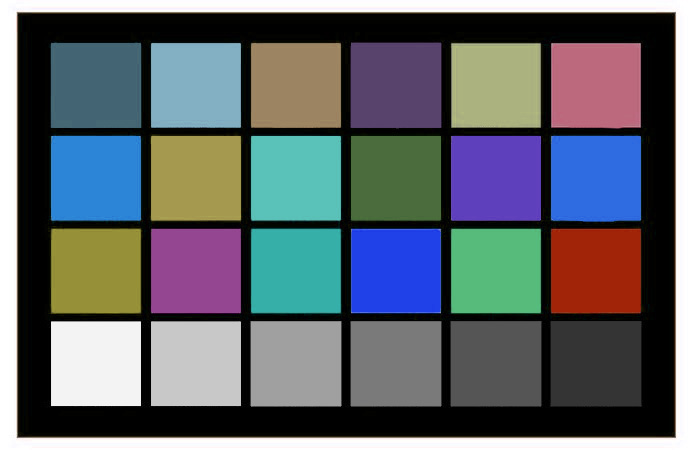
#> input picture 8 Цветокоррекция с матричным преобразованием/old/bad_color_checker.jpg, 694 x 450 px
$ jupyter execute 8-3.ipynb
#> lines starting #> are read from the running program, lines starting #| are printed output that depends on the picture; after the words box and inside, x2 and y2 are one past the last pixel; in counts of white or black regions, pixels touching at a corner belong together; long printed decimals are rounded
# Цветокоррекция с матричным преобразованием

[cell 1]
import cv2
from PIL import Image
import numpy as np
import matplotlib.pyplot as plt

[cell 2]
# Цвета колорчекера
known_rgb = np.array([
    [115, 82, 68],     # dark skin
    [194, 150, 130],   # light skin
    [98, 122, 157],    # blue sky
    [87, 108, 67],     # foliage
    [133, 128, 177],   # blue flower
    [103, 189, 170],   # bluish green
    [214, 126, 44],    # orange
    [80, 91, 166],     # purplish blue
    [193, 90, 99],     # moderate red
    [94, 60, 108],     # purple
    [157, 188, 64],    # yellow green
    [224, 163, 46],    # orange yellow
    [56, 61, 150],     # blue
    [70, 148, 73],     # green
    [175, 54, 60],     # red
    [231, 199, 31],    # yellow
    [187, 86, 149],    # magenta
    [8, 133, 161],     # cyan
    [243, 243, 242],   # white
    [200, 200, 200],   # neutral 8
    [160, 160, 160],   # neutral 6.5
    [122, 122, 121],   # neutral 5
    [85, 85, 85],      # neutral 3.5
    [52, 52, 52]       # black
])

[cell 3]
# загрузка изображения
# img = cv2.imread('Color_Checker.pdf.jpg')
img = cv2.imread('bad_color_checker.jpg')
#> img is the input picture: shape (450, 694, 3); mean B, G, R 107.7, 101.9, 96
# img = cv2.imread('24.jpg')
# img = cv2.imread('very_bad_color_checker.jpg')
# img = cv2.imread('oversaturated_color_checker.jpg')
img = cv2.cvtColor(img, cv2.COLOR_BGR2RGB)
gray_img = cv2.cvtColor(img, cv2.COLOR_RGB2GRAY)
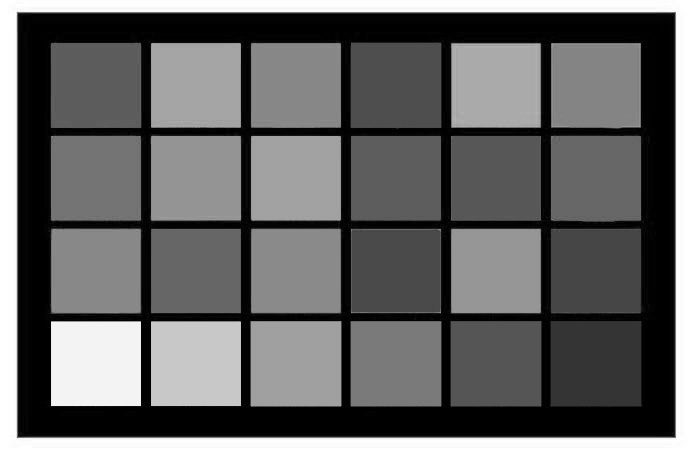
#> gray_img: shape (450, 694); min 0, max 255, mean 100.8
normalized = gray_img / 255.0

[cell 4]
plt.imshow(Image.fromarray(normalized * 255))

[cell 5]
_, thresh = cv2.threshold(normalized, 0.2, 1, cv2.THRESH_BINARY)
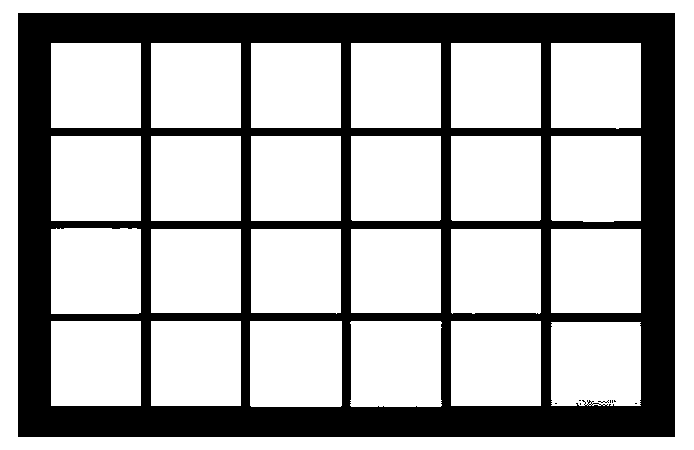
#> thresh: shape (450, 694) float64; values 0 (black) and 1 (white), 69.5% white; 9 black regions (8 under 20 px), largest, box (x1, y1, x2, y2) and area: (18, 13, 675, 437) 95116
thresh = cv2.erode(thresh, None, iterations=5)
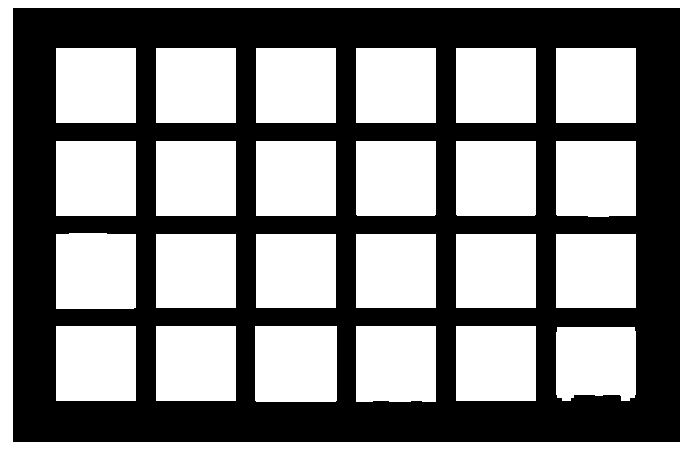
#> thresh: shape (450, 694) float64; values 0 (black) and 1 (white), 53.3% white; 1 black region, box (x1, y1, x2, y2) and area: (13, 8, 680, 442) 145956
thresh = cv2.dilate(thresh, None, iterations=2)
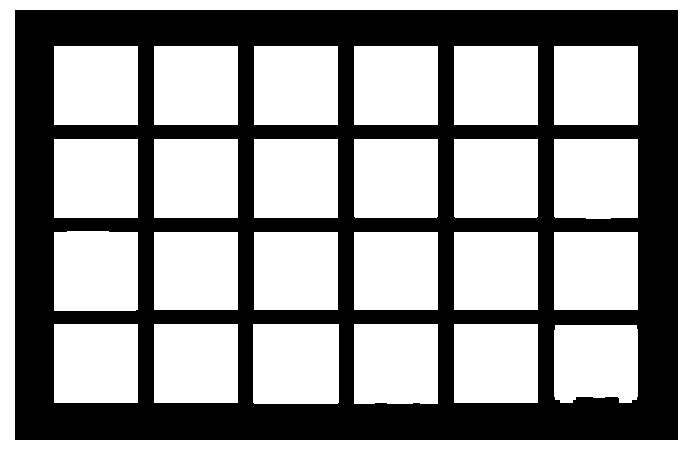
#> thresh: shape (450, 694) float64; values 0 (black) and 1 (white), 59.6% white; 1 black region
plt.imshow(Image.fromarray(thresh * 255))

[cell 6]
# нахождение контуров
contours, _ = cv2.findContours(thresh.astype(np.uint8), cv2.RETR_LIST, cv2.CHAIN_APPROX_SIMPLE)
#> contours = 26 contours; largest, box (x1, y1, x2, y2) and area: (0, 0, 694, 450) 311157, (14, 9, 679, 441) 286182, (253, 324, 339, 404) 6714, (354, 324, 438, 404) 6538, (54, 231, 138, 311) 6514

[cell 7]
# фильтрация контуров
filtered_contours = []

for cnt in contours:
    approx = cv2.approxPolyDP(cnt, .02 * cv2.arcLength(cnt, True), True)
    if len(approx) == 4 and cv2.contourArea(cnt) > 10 and cv2.contourArea(cnt) <= (gray_img.shape[0] * gray_img.shape[1] * 0.4):
        filtered_contours.append(cnt)
#> this loop made 26 passes
#> approx on passes 1 to 12: [[555, 325], [555, 399], [636, 399], [636, 325]], [[454, 324], [454, 402], [537, 402], [537, 324]], [[354, 324], [354, 403], [437, 403], [437, 324]], [[253, 324], [254, 403], [338, 402], [338, 324]], [[154, 324], [154, 402], [237, 402], [237, 324]], [[54, 324], [54, 402], [137, 402], [137, 324]], [[554, 232], [554, 309], [637, 309], [637, 232]], [[454, 232], [454, 309], [537, 309], [537, 232]], [[354, 232], [354, 309], [437, 309], [437, 232]], [[254, 232], [254, 309], [337, 309], [337, 232]], [[154, 232], [154, 309], [237, 309], [237, 232]], [[54, 232], [54, 310], [137, 309], [137, 232]]
#> after the loop, filtered_contours = 24 contours; largest, box (x1, y1, x2, y2) and area: (253, 324, 339, 404) 6714, (354, 324, 438, 404) 6538, (54, 231, 138, 311) 6514, (554, 139, 638, 219) 6498, (454, 324, 538, 403) 6474

[cell 8]
img_with_contours = img.copy()
img_with_contours = cv2.drawContours(img_with_contours, filtered_contours, -1, (0, 255, 0), 2)
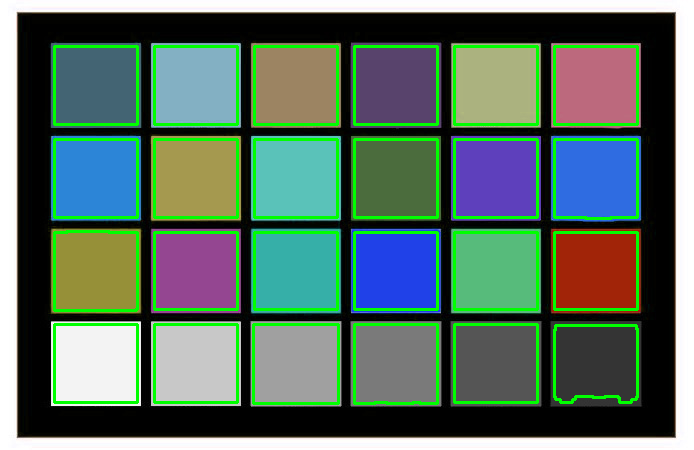
#> img_with_contours: shape (450, 694, 3); mean R, G, B 87.4, 111.4, 97.5

plt.imshow(img_with_contours)

[cell 9]
# Определяем позиции и порядок пятен колорчекера

for cnt in contours:
    x, y = cnt[0][0]
    x = np.floor(x / 10) * 10
    y = np.floor(y / 10) * 10
    cnt[0][0] = [x, y]
#> this loop made 26 passes
#> (x, y) on passes 2, 5, 6, 7, 8, 9, 10, 11, 16, 17, 18: (450, 320), (150, 320), (50, 320), (550, 230), (450, 230), (350, 230), (250, 230), (150, 230), (250, 130), (150, 130), (50, 130)
#> (x, y) on passes 1, 3, 4, 12, 13, 14: (550, 320), (350, 320), (250, 320), (60, 230), (550, 130), (450, 130)
positions = sorted(filtered_contours, key=lambda x: (cv2.boundingRect(x)[1], cv2.boundingRect(x)[0]))
#> positions = 24 contours; largest, box (x1, y1, x2, y2) and area: (550, 130, 638, 219) 7026, (50, 130, 138, 218) 7004, (150, 130, 238, 218) 7004, (250, 130, 338, 218) 7004, (250, 320, 339, 404) 7001

[cell 10]
# Получаем значения для каждой зоны
rgb_values = []
i = 0
for pos in positions[:24]:
    mask = np.zeros(gray_img.shape, dtype=np.uint8)
    cv2.drawContours(mask, [pos], -1, color=(255), thickness=-1)
    mean_color = cv2.mean(img, mask=mask)[:-1]
    print(pos[0], list(map(int, mean_color)), known_rgb[i])
    i += 1
    rgb_values.append(mean_color)
#> this loop made 24 passes
#> (pos, mean_color) on passes 1 to 9: ([[50, 40], [54, 124], [137, 124], [137, 46]], (66.56, 99.31, 113.9)), ([[150, 40], [154, 124], [237, 124], [237, 46]], (129.4, 173.8, 192.7)), ([[250, 40], [254, 124], [337, 124], [337, 46]], (154.4, 130.7, 96.97)), ([[350, 40], [354, 124], [437, 124], [437, 46]], (87.29, 66.41, 107.1)), ([[450, 40], [454, 124], [537, 124], [537, 46]], (168.8, 175.7, 125.5)), ([[550, 40], [554, 124], [637, 124], [637, 46]], (185.5, 104.1, 123.9)), ([[50, 130], [54, 217], [137, 217], [137, 139]], (43.12, 129.9, 209.7)), ([[150, 130], [154, 217], [237, 217], [237, 139]], (161.1, 149.5, 77.1)), ([[250, 130], [254, 217], [337, 217], [337, 139]], (87.78, 189.2, 180.4))
#> mean_color on passes 10, 11, 12, 13, 21, 22: (73.12, 105.4, 59.46), (91.89, 62.56, 183.4), (46.02, 105.5, 219.6), (150, 144, 55.97), (159.4, 159.4, 159.4), (121.6, 121.6, 121.6)
#| [[50 40]] [66, 99, 113] [115  82  68]
#| [[150  40]] [129, 173, 192] [194 150 130]
#| [[250  40]] [154, 130, 96] [ 98 122 157]
#| [[350  40]] [87, 66, 107] [ 87 108  67]
#| [[450  40]] [168, 175, 125] [133 128 177]
#| [[550  40]] [185, 104, 123] [103 189 170]
#| [[ 50 130]] [43, 129, 209] [214 126  44]
#| [[150 130]] [161, 149, 77] [ 80  91 166]
#> (further printed lines are left out)
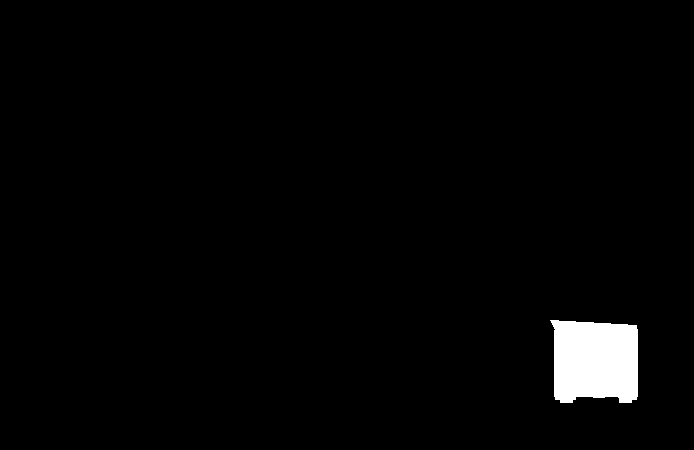
#> mask: shape (450, 694); 2.1% white; 1 white region, box (x1, y1, x2, y2) and area: (550, 320, 638, 403) 6465
#> after the loop, i = 24; rgb_values = 24 items, first 6: (66.56, 99.31, 113.9), (129.4, 173.8, 192.7), (154.4, 130.7, 96.97), (87.29, 66.41, 107.1), (168.8, 175.7, 125.5), (185.5, 104.1, 123.9)

rgb_values = np.array(rgb_values)
#> rgb_values = 24 rows, first 8: [66.56, 99.31, 113.9], [129.4, 173.8, 192.7], [154.4, 130.7, 96.97], [87.29, 66.41, 107.1], [168.8, 175.7, 125.5], [185.5, 104.1, 123.9], [43.12, 129.9, 209.7], [161.1, 149.5, 77.1]

[cell 11]
rgb_values
#> Out has the same summary as rgb_values

[cell 12]
# [6 lines of commented-out code are left out]

[cell 13]
# corrected_img = img.astype(np.float32) / 255.0
# corrected_img = cv2.transform(img, P)
# corrected_img = np.clip(corrected_img, 0, 255).astype(np.uint8)

# # cv2.imwrite('res.jpg', cv2.cvtColor(corrected_img, cv2.COLOR_BGR2RGB))

[cell 14]
# Расчет матрицы цветокоррекции (ccm)
CCM, residuals, _, _ = np.linalg.lstsq(rgb_values, known_rgb, rcond=None)
#> CCM = [[-0.252, 0.761, 0.766], [0.422, -0.595, 0.414], [0.821, 0.825, -0.19]]; residuals = [5246.5, 5276.3, 5195.6]
CCM = CCM.T
#> CCM = [[-0.252, 0.422, 0.821], [0.761, -0.595, 0.825], [0.766, 0.414, -0.19]]

print(f"Матрица CCM:\n{CCM}")
#| Матрица CCM:
#| [[-0.2525  0.4219   0.8206]
#|  [ 0.761  -0.5947  0.8254]
#|  [ 0.7662  0.4142 -0.19 ]]

[cell 15]
for i in range(24):
    print(known_rgb[i], rgb_values[i], known_rgb[i] - rgb_values[i])
#> this loop made 24 passes
#| [115  82  68] [ 66.559  99.310 113.872 ] [ 48.441 -17.310 -45.872 ]
#| [194 150 130] [129.444 173.821 192.680] [ 64.556 -23.821 -62.680]
#| [ 98 122 157] [154.391 130.732   96.969] [-56.391  -8.732   60.031]
#| [ 87 108  67] [ 87.295  66.414 107.117] [ -0.2948  41.586 -40.117]
#| [133 128 177] [168.772 175.677 125.501 ] [-35.772 -47.677  51.499 ]
#| [103 189 170] [185.545 104.138 123.850] [-82.545  84.862  46.150]
#| [214 126  44] [ 43.122 129.868 209.730] [ 170.878   -3.868 -165.730]
#| [ 80  91 166] [161.148 149.461  77.097 ] [-81.148 -58.461  88.903 ]
#> (further printed lines are left out)

[cell 16]
# Применяем матрицу
corrected_img = img.copy()
h, w = img.shape[:2]
#> h = 450; w = 694
pixels = np.reshape(corrected_img, (-1, 3))

corrected_img = np.dot(pixels, CCM.T)
corrected_img = np.clip(corrected_img, 0, 255).astype(np.uint8)
corrected_img = np.reshape(corrected_img, (h, w, 3))
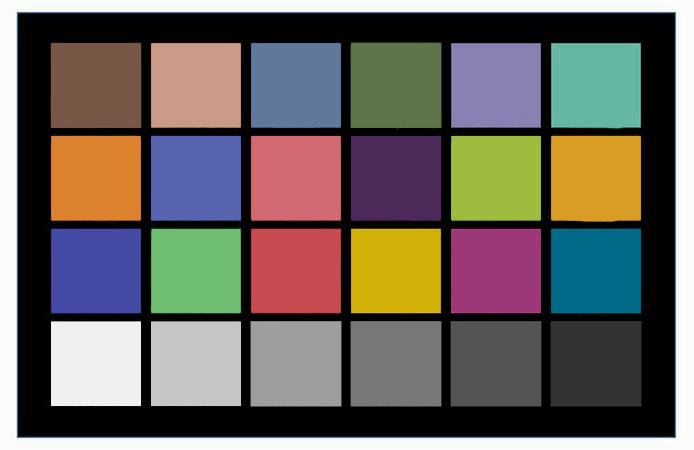
#> corrected_img: shape (450, 694, 3); mean R, G, B 107.1, 100.9, 94.8

[cell 17]
# Отображение
perfect = cv2.imread('Color_Checker.pdf.jpg')
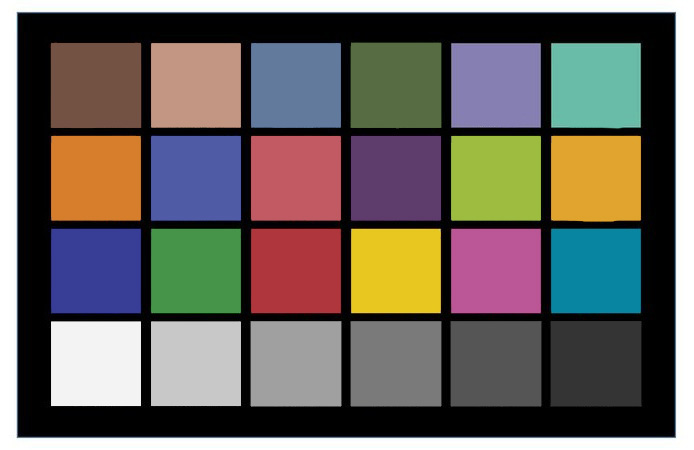
#> input picture 8 Цветокоррекция с матричным преобразованием/old/Color_Checker.pdf.jpg, 694 x 450 px
#> perfect is the input picture: shape (450, 694, 3); mean B, G, R 95.4, 101.2, 107.1
perfect = cv2.cvtColor(perfect, cv2.COLOR_BGR2RGB)

fig, axes = plt.subplots(nrows=3, ncols=1, figsize=(12, 12))
axes[0].imshow(img)
axes[0].set_title('Исходное')
axes[1].imshow(corrected_img)
axes[1].set_title('Скорректированное')
axes[2].imshow(perfect)
axes[2].set_title('Эталон')

plt.tight_layout()
